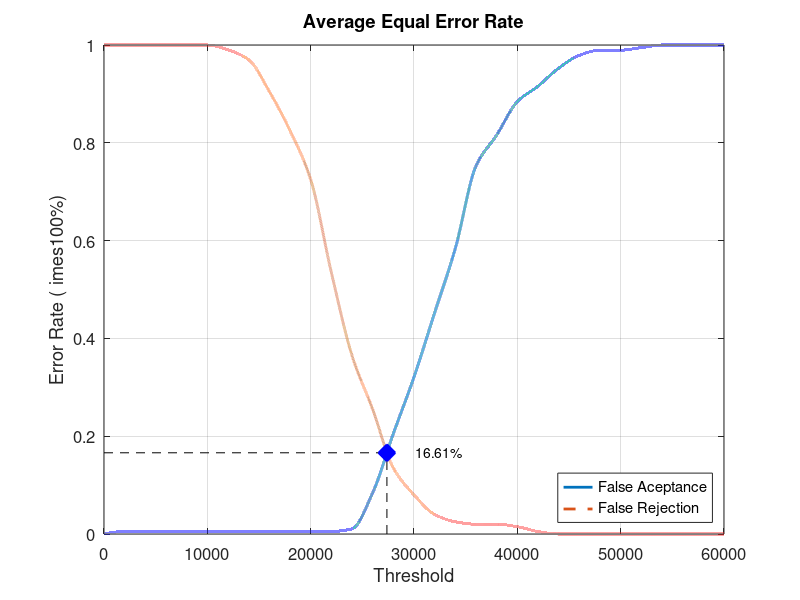
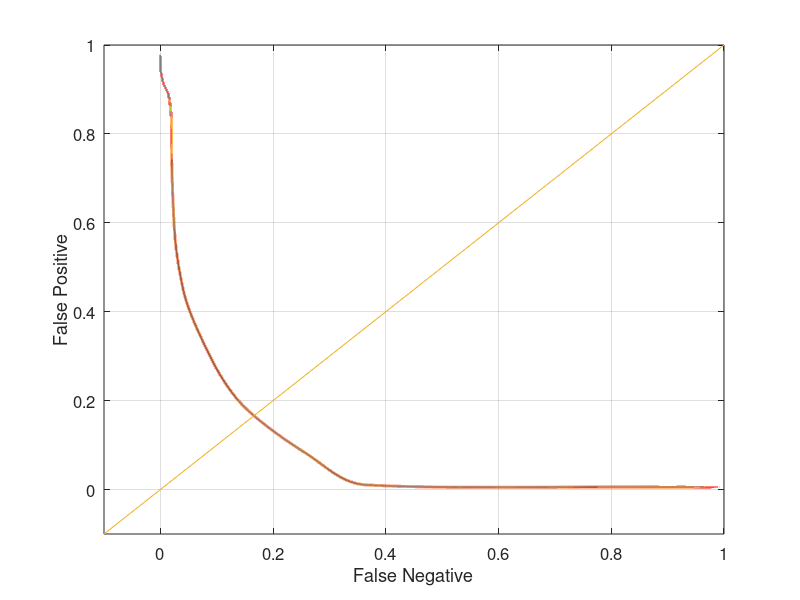

MATLAB code to generate these figures, in order:
close all;
clear;
clc;
x = 0:2000:60000;
xq = 0:0.5:60000;

y0 = [0 0.00526316 0.00526316 0.00526316 0.00526316 0.00526316 0.00526316 0.00526316 0.00526316 0.00526316 0.00526316 0.00526316 0.0105263 0.0842105 0.205263 0.321053 0.452632 0.584211 0.752632 0.815789 0.884211 0.915789 0.952632 0.978947 0.989474 0.989474 0.994737 1 1 1 1]
yy0 = interp1(x, y0, xq, 'pchip');
y1 = [1 1 1 1 1 1 0.99 0.97 0.905 0.825 0.725 0.535 0.365 0.255 0.135 0.08 0.04 0.025 0.02 0.02 0.015 0.005 0 0 0 0 0 0 0 0 0]
yy1 = interp1(x, y1, xq, 'pchip');

% Calculating EER: 
y2 = abs(y0 - y1);
find(y2 == min(y2))
yy2 = abs(yy0 - yy1);
xEER = find(yy2 == min(yy2));
xEERIndex = xq(xEER) % X-axis EER
yEER = yy0(xEER) % Y-axis EER

main = figure
plot(xq, yy0,'-','LineWidth', 2);	hold on
plot(xq, yy1,'--','LineWidth', 2);	hold on
plot([xEERIndex xEERIndex], [0 yEER], 'k--');	hold on
plot([0 xEERIndex], [yEER yEER], 'k--');	hold on
plot(xEERIndex, yEER, 'bx', 'LineWidth', 10);	hold on
text(xEERIndex + 10 * xEERIndex / 100, yEER, [num2str(round((10000 * yEER)) / 100) '%'])
legend('False Aceptance', 'False Rejection', 'Location', 'SouthEast')
xlabel('Threshold')
ylabel('Error Rate (	imes100%)')
title('Average Equal Error Rate')
set(gca, 'FontSize', 12)
axis([0 60000 0 1])
grid on

print(main, 'Database1_3Main', '-dpng');
FNRxFPR = figure('Color', [1 1 1]);
plot(yy1, yy0, '-', yy1, yy0, 'LineWidth', 2);
hold on
y = -0.1:0.1:1
plot(y, y); 
set(gca, 'FontSize', 12)
xlabel('False Negative')
ylabel('False Positive')
axis([-0.1 1 -0.1 1])
set(gca, 'FontSize', 12)
grid on

print(FNRxFPR, 'Database1_3FNRxFPR','-dpng');
